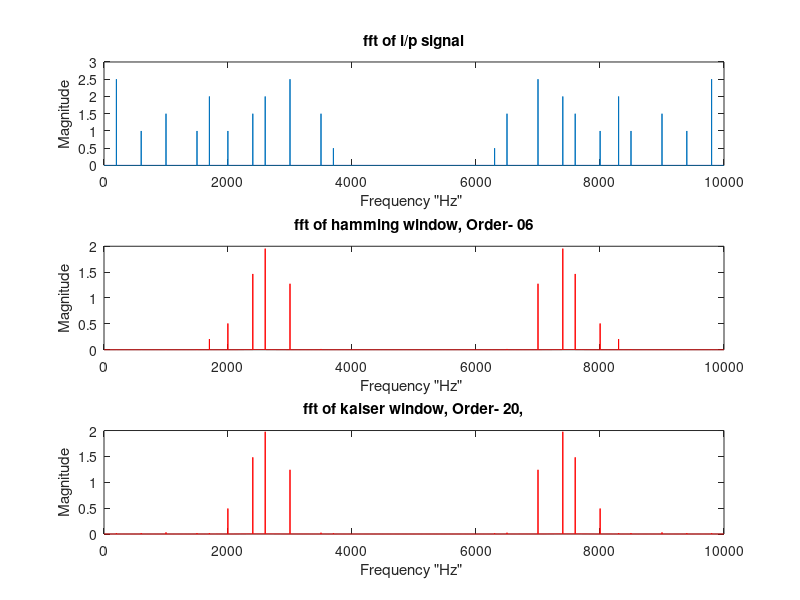

This chart was generated by the following MATLAB code:
close all
clear all
clc
load Num_hm_20;
load Num_ks_20;
fs=10000;
t=0:1/fs:1-(1/fs);
x=5*sin(2*pi*200*t)+2*sin(2*pi*600*t)+3*sin(2*pi*1000*t)+2*sin(2*pi*1500*t)+4*sin(2*pi*1700*t)+2*sin(2*pi*1998*t)+3*sin(2*pi*2400*t)+4*sin(2*pi*2600*t)+5*sin(2*pi*3000*t)+3*sin(2*pi*3500*t)+sin(2*pi*3700*t);
N=length(x);
y1=filter(Num_hm_20,1,x);
y2=filter(Num_ks_20,1,x);
X=fft(x);
Y1=fft(y1);
Y2=fft(y2);
f=fs*(0:N-1)/N;
figure,subplot(3,1,1)
plot(f,abs(X)/N),title('fft of i/p signal'),xlabel('Frequency "Hz" '), ylabel('Magnitude')
subplot(3,1,2)
plot(f,abs(Y1)/N,'r'),title('fft of hamming window, Order- 06'),xlabel('Frequency "Hz" '), ylabel('Magnitude')
subplot(3,1,3)
plot(f,abs(Y2)/N,'r'),title('fft of kaiser window, Order- 20,'),xlabel('Frequency "Hz" '), ylabel('Magnitude')
